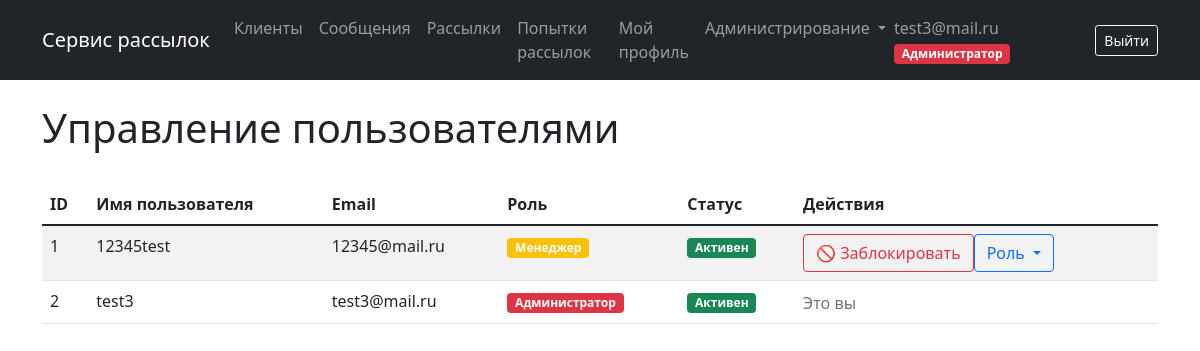
/users/users/ (signed in), run on an earlier commit of the app's database.
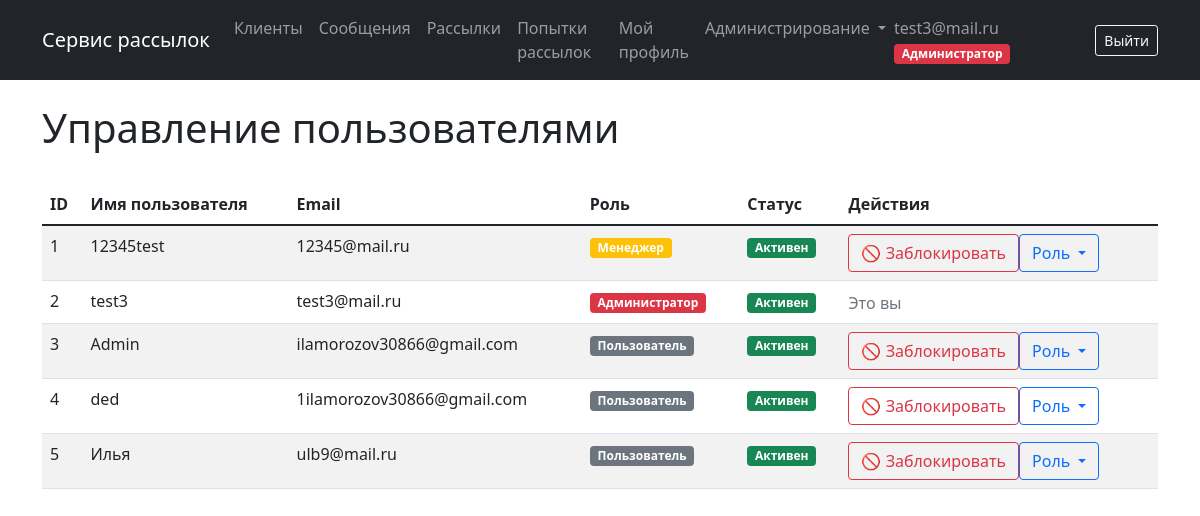
And on a later commit of the database.
### users/models.py (models this page shows, shortened)
class User(AbstractUser):
    phone = models.CharField(max_length=20, blank=True, verbose_name="Телефон")
    avatar = models.ImageField(
        upload_to="users/avatars/", blank=True, null=True, verbose_name="Аватар"
    )
    country = models.CharField(max_length=100, blank=True, verbose_name="Страна")
    email = models.EmailField(unique=True, verbose_name="Email")
    USERNAME_FIELD = "email"
    REQUIRED_FIELDS = ["username"]
    class Meta:
        verbose_name = "пользователь"
        verbose_name_plural = "пользователи"

class Profile(models.Model):
    user = models.OneToOneField(
        "User", on_delete=models.CASCADE, verbose_name="Пользователь"
    )
    ROLE_USER = "user"
    ROLE_MANAGER = "manager"
    ROLE_ADMIN = "admin"
    ROLE_CHOICES = [
        (ROLE_USER, "Пользователь"),
        (ROLE_MANAGER, "Менеджер"),
        (ROLE_ADMIN, "Администратор"),
    ]
    role = models.CharField(
        max_length=20, choices=ROLE_CHOICES, default=ROLE_USER, verbose_name="Роль"
    )
    email_verified = models.BooleanField(
        default=False, verbose_name="Email подтвержден"
    )
    blocked = models.BooleanField(default=False, verbose_name="Заблокирован")
    class Meta:
        verbose_name = "профиль"
        verbose_name_plural = "профили"
    @property
    def is_manager(self):
        return self.role in [self.ROLE_MANAGER, self.ROLE_ADMIN]

### users/views.py (the view)
# urls.py: path("users/", views.user_list, name="user_list"),
@manager_required
def user_list(request):
    users = User.objects.all().select_related("profile")
    return render(request, "users/user_list.html", {"users": users})

### mailing/context_processors.py (called while the page is built)
def update_mailing_statuses(request):
    if request.user.is_authenticated:
        try:
            user_mailings = Mailing.objects.filter(owner=request.user)
            for mailing in user_mailings:
                mailing.update_status()
        except Exception as e:
            pass
    return {}

### mailing/models.py (called while the page is built)
    def update_status(self):
        now = timezone.now()
        if self.end_time <= now:
            self.status = self.STATUS_COMPLETED
        elif self.start_time <= now <= self.end_time:
            self.status = self.STATUS_STARTED
        elif now < self.start_time:
            self.status = self.STATUS_CREATED
        self.save()

### templates/users/user_list.html (shortened to what this page needs)
{% extends 'base.html' %}
{% block content %}
<div class="d-flex justify-content-between align-items-center mb-4">
    <h1>Управление пользователями</h1>
</div>
<div class="table-responsive">
    <table class="table table-striped">
        <thead>
            <tr>
                <th>ID</th>
                <th>Имя пользователя</th>
                <th>Email</th>
                <th>Роль</th>
                <th>Статус</th>
                <th>Действия</th>
            </tr>
        </thead>
        <tbody>
            {% for user in users %}
            <tr>
                <td>{{ user.id }}</td>
                <td>{{ user.username }}</td>
                <td>{{ user.email }}</td>
                <td>
                    <span class="badge
                        {% if user.profile.role == 'admin' %}bg-danger
                        {% elif user.profile.role == 'manager' %}bg-warning
                        {% else %}bg-secondary{% endif %}">
                        {{ user.profile.get_role_display }}
                    </span>
                </td>
                <td>
                    <span class="badge {% if user.profile.blocked %}bg-danger{% else %}bg-success{% endif %}">
                        {% if user.profile.blocked %}Заблокирован{% else %}Активен{% endif %}
                    </span>
                </td>
                <td>
                    <div class="btn-group btn-group-sm">
                        {% if user != request.user %}
                        <form method="post" action="{% url 'users:toggle_user_block' user.id %}" class="d-inline">
                            <button type="submit" class="btn btn-outline-{% if user.profile.blocked %}success{% else %}danger{% endif %}">
                                {% if user.profile.blocked %}🔄 Разблокировать{% else %}🚫 Заблокировать{% endif %}
                            </button>
                        </form>
                        <div class="dropdown d-inline">
                            <button class="btn btn-outline-primary dropdown-toggle" type="button" data-bs-toggle="dropdown">
                                Роль
                            </button>
                        </div>
                        {% else %}
                        <span class="text-muted">Это вы</span>
                        {% endif %}
                    </div>
                </td>
            </tr>
            {% empty %}
            <tr>
                <td colspan="6" class="text-center">Нет пользователей</td>
            </tr>
            {% endfor %}
        </tbody>
    </table>
</div>
{% endblock %}

### templates/base.html (shortened to what this page needs)
<!DOCTYPE html>
<html lang="ru">
<head>
    <link href="https://cdn.jsdelivr.net/npm/bootstrap@5.1.3/dist/css/bootstrap.min.css" rel="stylesheet">
</head>
<body>
<nav class="navbar navbar-expand-lg navbar-dark bg-dark">
    <div class="container">
        <a class="navbar-brand" href="{% url 'mailing:index' %}">Сервис рассылок</a>
        <div class="collapse navbar-collapse" id="navbarNav">
            {% if user.is_authenticated %}
            <ul class="navbar-nav me-auto">
                <li class="nav-item">
                    <a class="nav-link" href="{% url 'mailing:client_list' %}">Клиенты</a>
                </li>
                <li class="nav-item">
                    <a class="nav-link" href="{% url 'mailing:message_list' %}">Сообщения</a>
                </li>
                <li class="nav-item">
                    <a class="nav-link" href="{% url 'mailing:mailing_list' %}">Рассылки</a>
                </li>
                <li class="nav-item">
                    <a class="nav-link" href="{% url 'mailing:mailing_list' %}#attempts">Попытки рассылок</a>
                </li>
                <li class="nav-item">
                    <a class="nav-link" href="{% url 'users:profile_view' %}">Мой профиль</a>
                </li>
                {% if user.profile.is_manager or user.groups.all.0.name == 'Менеджеры' %}
                <li class="nav-item dropdown">
                    <a class="nav-link dropdown-toggle" href="#" role="button" data-bs-toggle="dropdown">
                        Администрирование
                    </a>
                </li>
                {% endif %}
            </ul>
            <ul class="navbar-nav">
                <li class="nav-item">
                    <div class="d-flex align-items-center">
                        <span class="navbar-text me-3">
                            {{ user.email }}
                            {% if user.profile %}
                            <span class="badge bg-{% if user.profile.role == 'admin' %}danger{% elif user.profile.role == 'manager' %}warning{% else %}secondary{% endif %}">
                                {{ user.profile.get_role_display }}
                            </span>
                            {% endif %}
                        </span>
                        <a class="btn btn-outline-light btn-sm" href="{% url 'users:logout' %}">Выйти</a>
                    </div>
                </li>
            </ul>
            {% endif %}
        </div>
    </div>
</nav>
<div class="container mt-4">
    {% block content %}
    {% endblock %}
</div>
</body>
</html>

What changed in the data, as far as the page shows it:
added User: id "3", username "Admin", email "ilamorozov30866@gmail.com", profile.role "Пользователь", shows "Активен", shows "🚫 Заблокировать", shows "Роль"
added User: id "4", username "ded", email "1ilamorozov30866@gmail.com", profile.role "Пользователь", shows "Активен", shows "🚫 Заблокировать", shows "Роль"
added User: id "5", username "Илья", email "ulb9@mail.ru", profile.role "Пользователь", shows "Активен", shows "🚫 Заблокировать", shows "Роль"
